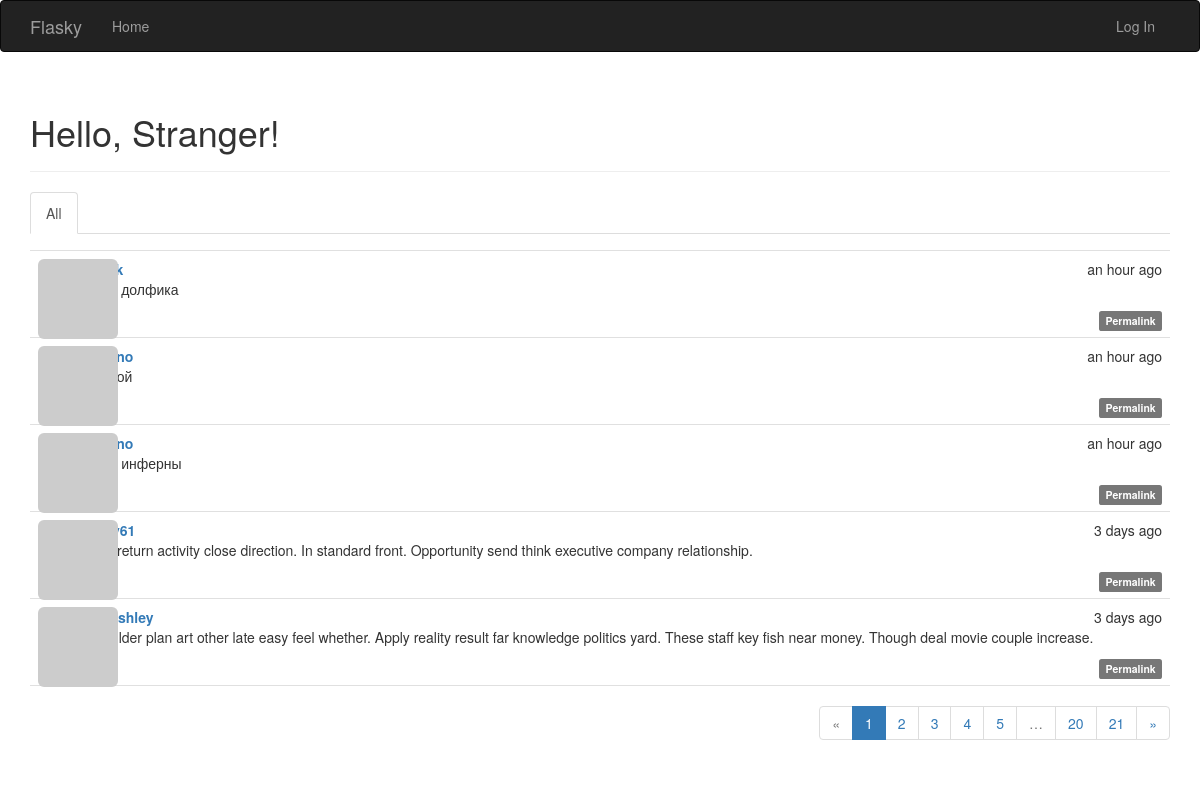
The page / on the database its author committed.
### app/models.py (models this page shows, shortened)
class Post(db.Model):
    __tablename__ = 'posts'
    id = db.Column(db.Integer, primary_key=True)
    body = db.Column(db.Text)
    body_html = db.Column(db.Text)
    timestamp = db.Column(db.DateTime, index=True, default=datetime.utcnow)
    author_id = db.Column(db.Integer, db.ForeignKey('users.id'))

class User(UserMixin, db.Model):
    __tablename__ = 'users'
    id = db.Column(db.Integer, primary_key=True)
    email = db.Column(db.String(64), unique=True, index=True)
    username = db.Column(db.String(64), unique=True, index=True)
    password_hash = db.Column(db.String(128))
    role_id = db.Column(db.Integer, db.ForeignKey('roles.id'))
    confirmed = db.Column(db.Boolean, default=False)
    name = db.Column(db.String(64))
    location = db.Column(db.String(64))
    about_me = db.Column(db.Text())
    member_since = db.Column(db.DateTime(), default=datetime.utcnow)
    last_seen = db.Column(db.DateTime(), default=datetime.utcnow)
    avatar_hash = db.Column(db.String(32))
    posts = db.relationship('Post', backref='author', lazy='dynamic')
    followed = db.relationship('Follow',
                               foreign_keys=[Follow.follower_id],
                               backref=db.backref('follower', lazy='joined'),
                               lazy='dynamic',
                               cascade='all, delete-orphan')
    followers = db.relationship('Follow',
                                foreign_keys=[Follow.followed_id],
                                backref=db.backref('followed', lazy='joined'),
                                lazy='dynamic',
                                cascade='all, delete-orphan')
    @property
    def password(self):
        raise AttributeError('password is not a readable attribute')
    def gravatar(self, size=100, default='identicon', rating='g'):
        if request.is_secure:
            url = 'https://secure.gravatar.com/avatar'
        else:
            url = 'http://secure.gravatar.com/avatar'
        hash = hashlib.md5(self.email.lower().encode('utf-8')).hexdigest()
        return f'{url}/{hash}?s={size}&d={default}&r={rating}'

### app/main/views.py (the view)
@main.route('/', methods=['GET', 'POST'])
def index():
    form = PostForm()
    if current_user.can(Permission.WRITE) and form.validate_on_submit():
        post = Post(body=form.body.data,
                    author=current_user._get_current_object())
        db.session.add(post)
        db.session.commit()
        return redirect(url_for('.index'))
    page = request.args.get('page', 1, type=int)
    show_followed = False
    if current_user.is_authenticated:
        show_followed = bool(request.cookies.get('show_followed', ''))
    if show_followed:
        query = current_user.followed_posts
    else:
        query = Post.query
    pagination = query.order_by(Post.timestamp.desc()).paginate(
        page, per_page=current_app.config['FLASKY_POSTS_PER_PAGE'],
        error_out=False)
    posts = pagination.items
    return render_template('index.html', form=form, posts=posts,
                           pagination=pagination, show_followed=show_followed)

### app/auth/views.py (called while the page is built)
@auth.before_app_request
def before_request():
    if current_user.is_authenticated:
        current_user.ping()
        if not current_user.confirmed \
                and request.blueprint != 'auth' \
                and request.endpoint != 'static':
            return redirect(url_for('auth.unconfirmed'))

### app/main/__init__.py (called while the page is built)
@main.app_context_processor
def inject_permissions():
    return dict(Permission=Permission)

### app/models.py (called while the page is built)
    def can(self, permissions):
        return False

    def is_administrator(self):
        return False

### app/templates/index.html (shortened to what this page needs)
{% extends "base.html" %}
{% import "bootstrap/wtf.html" as wtf %}
{% import "_macros.html" as macros %}
{% block page_content %}
<div class="page-header">
    <h1>Hello,
{% if current_user.is_authenticated %}{{ current_user.username }}{% else %}Stranger{% endif %}!</h1>
</div>
<div class="post-tabs">
    <ul class="nav nav-tabs">
        <li{% if not show_followed %} class="active"{% endif %}><a href="{{ url_for('.show_all') }}">All</a></li>
    </ul>
</div>
{% include '_posts.html' %}
{% if pagination %}
<div class="pagination">
    {{ macros.pagination_widget(pagination, '.index') }}
</div>
{% endif %}
{% endblock %}

### app/templates/_posts.html (shortened to what this page needs)
<ul class="posts">
    {% for post in posts %}
    <li class="post">
        <div class="profile-thumbnail">
            <a href="{{ url_for('.user', username=post.author.username) }}">
                <img class="img-rounded profile-thumbnail" src="{{ post.author.gravatar(size=40) }}">
            </a>
        </div>
        <div class="post-date">{{ moment(post.timestamp).fromNow() }}</div>
        <div class="post-author">
            <a href="{{ url_for('.user', username=post.author.username) }}">
                {{ post.author.username }}
            </a>
        </div>
       <div class="post-content">
        <div class="post-body">
            {% if post.body_html %}
                {{ post.body_html | safe }}
            {% else %}
                {{ post.body }}
        {% endif %}
        </div>
        <div class="post-footer">
            <a href="{{ url_for('.post', id=post.id) }}">
                <span class="label label-default">Permalink</span>
            </a>
        </div>
</div>
    </li>
    {% endfor %}
</ul>

### app/static/styles.css (style rules this page uses)
.profile-thumbnail { position: absolute; }
div.post-tabs { margin-top: 16px; }
ul.posts { list-style-type: none; padding: 0px; margin: 16px 0px 0px 0px; border-top: 1px solid #e0e0e0; }
ul.posts li.post { padding: 8px; border-bottom: 1px solid #e0e0e0; }
div.post-date { float: right; }
div.post-author { font-weight: bold; margin-left: 48px; }
div.post-content { margin-left: 48px; min-height: 48px; }
div.post-footer { text-align: right; }
div.pagination { width: 100%; text-align: right; padding: 0px; margin: 0px; }

### rows shown on the page
Post: timestamp "an hour ago", body_html "Пост долфика"
Post: timestamp "an hour ago"
Post: timestamp "an hour ago", body_html "Пост инферны"
Post: timestamp "3 days ago", body_html "Also return activity close direction. In standard front. Opportunity send think executive company relationship."
Post: timestamp "3 days ago", author.username "hallashley", body_html "Shoulder plan art other late easy feel whether. Apply reality result far knowledge politics yard. These staff key fish near money. Though deal movie couple increase."

### other values the page prints
{{ p }} "1"
{{ p }} "2" "3" "4" "5" "20" "21"
